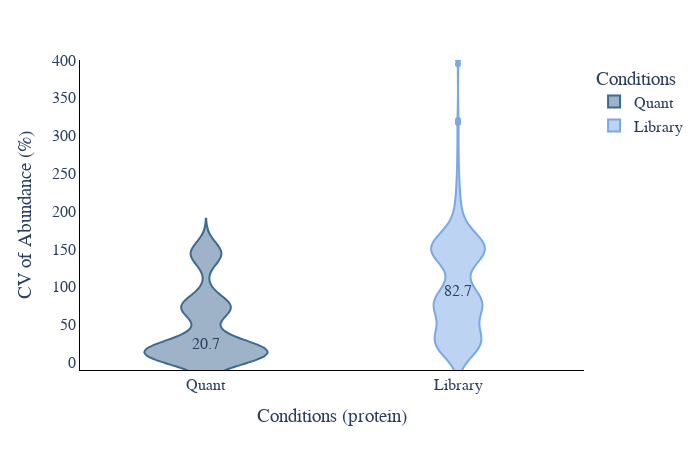

Notebook cell for this chart:
### Code cell
# CV violin plot

# print(data_obj["protein_other_info"])
plot_options={    
        "median label": "True", #only works for total and MS2, can be found in CV_summary if you set WRITE_OUTPUT = True
        "box": False,
        "X Title": "Conditions (protein)",
        "Y Title": "CV of Abundance (%)",
        "color": ["#3E6990", "#7aa8e6","#C6878F", "#fac8d3","#AABD8C", "#E9E3B4",  "#F39B6D", "#C6878F", "pink",
                  "orange", "brown", "pink", "gray", "olive", "cyan", "black","red",
                  "yellow","green","blue","indigo","violet"],
        "width": 700,
        "height": 450,
        "font": dict(size=16, family="Arial black"),
        "ylimits": [-10, 400],
        "CV mode": "total",#grouped, total, MS2, grouped_stacked, stacked
        "Group By X": "Conditions", #ID_Mode does MS2 vs MBR
        "Group By Color": "Acquisition Mode",#ID_Mode does MS2 vs MBR
        "Group By Stack": "ID_Mode" #ID_Mode does MS2 vs MBR
    }
plot_options["plot_type"] = 2 # 1 is protein, 2 is peptide
figure, _, _ =plotter.CV_plots(data_obj, plot_options, saved_settings)
figure.show()

### Figure 1 — Plotly figure (JSON) as saved in the notebook; plotly's stock layout.template omitted (floating-point values rounded to 4 significant figures; data arrays with more than 128 entries replaced by an {"elided": "..."} marker saying what was removed)
{"data": [{"alignmentgroup": "True", "box": {"visible": false}, "hovertemplate": "Conditions=%{x}<br>CV=%{y}<extra></extra>", "legendgroup": "Quant", "marker": {"color": "#3E6990"}, "name": "Quant", "offsetgroup": "Quant", "orientation": "v", "scalegroup": "True", "showlegend": true, "type": "violin", "x": {"elided": "7333 str values"}, "x0": " ", "xaxis": "x", "y": {"elided": "7333 float values"}, "y0": " ", "yaxis": "y"}, {"alignmentgroup": "True", "box": {"visible": false}, "hovertemplate": "Conditions=%{x}<br>CV=%{y}<extra></extra>", "legendgroup": "Library", "marker": {"color": "#7aa8e6"}, "name": "Library", "offsetgroup": "Library", "orientation": "v", "scalegroup": "True", "showlegend": true, "type": "violin", "x": {"elided": "7333 str values"}, "x0": " ", "xaxis": "x", "y": {"elided": "7333 float values"}, "y0": " ", "yaxis": "y"}], "layout": {"annotations": [{"showarrow": false, "text": "82.7", "x": "Library", "y": 95.09}, {"showarrow": false, "text": "20.7", "x": "Quant", "y": 23.78}], "font": {"family": "Arial black", "size": 16}, "height": 450, "legend": {"title": {"text": "Conditions"}, "tracegroupgap": 0}, "margin": {"t": 60}, "paper_bgcolor": "white", "plot_bgcolor": "white", "showlegend": true, "violinmode": "overlay", "width": 700, "xaxis": {"anchor": "y", "categoryarray": ["Quant", "Library"], "categoryorder": "array", "domain": [0, 1], "linecolor": "black", "linewidth": 1, "showline": true, "title": {"text": "Conditions (protein)"}}, "yaxis": {"anchor": "x", "domain": [0, 1], "linecolor": "black", "linewidth": 1, "range": [-10, 400], "showline": true, "title": {"text": "CV of Abundance (%)"}}}}
